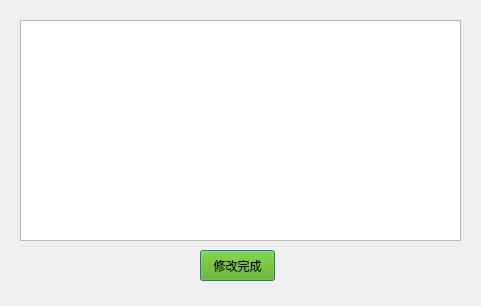
<?xml version="1.0" encoding="UTF-8"?>
<ui version="4.0">
 <class>Dialog</class>
 <widget class="QDialog" name="Dialog">
  <property name="windowModality">
   <enum>Qt::NonModal</enum>
  </property>
  <property name="geometry">
   <rect>
    <x>0</x>
    <y>0</y>
    <width>481</width>
    <height>306</height>
   </rect>
  </property>
  <property name="windowTitle">
   <string>Dialog</string>
  </property>
  <widget class="QPushButton" name="change_finished_btn">
   <property name="geometry">
    <rect>
     <x>200</x>
     <y>250</y>
     <width>75</width>
     <height>31</height>
    </rect>
   </property>
   <property name="styleSheet">
    <string notr="true">background-color: rgb(85, 170, 0);</string>
   </property>
   <property name="text">
    <string>修改完成</string>
   </property>
  </widget>
  <widget class="QPlainTextEdit" name="cell_content">
   <property name="geometry">
    <rect>
     <x>20</x>
     <y>20</y>
     <width>441</width>
     <height>221</height>
    </rect>
   </property>
  </widget>
 </widget>
 <resources/>
 <connections/>
</ui>
